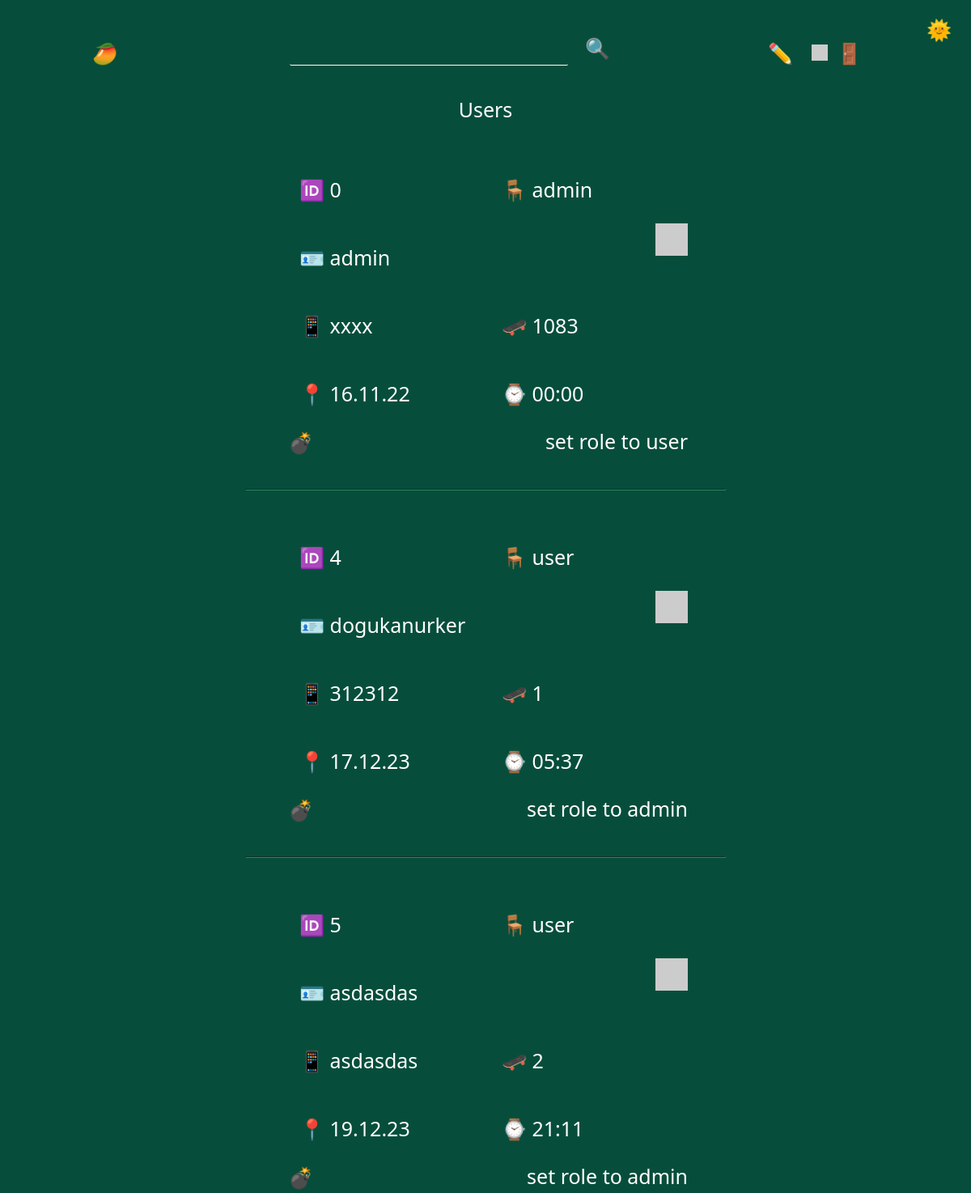
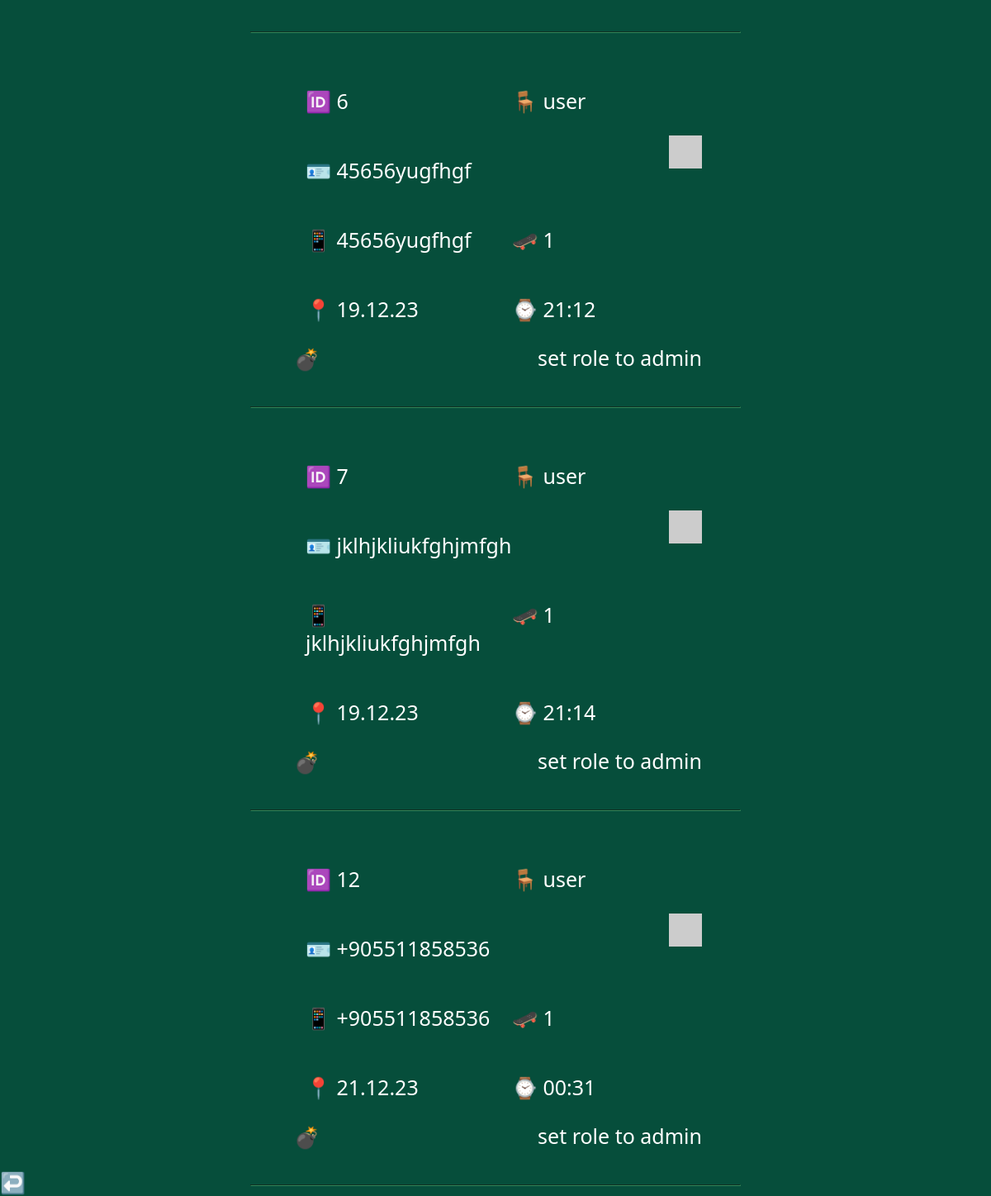
The page /adminpanel/users (signed in) on the database as committed earlier (2 pictures, top to bottom).
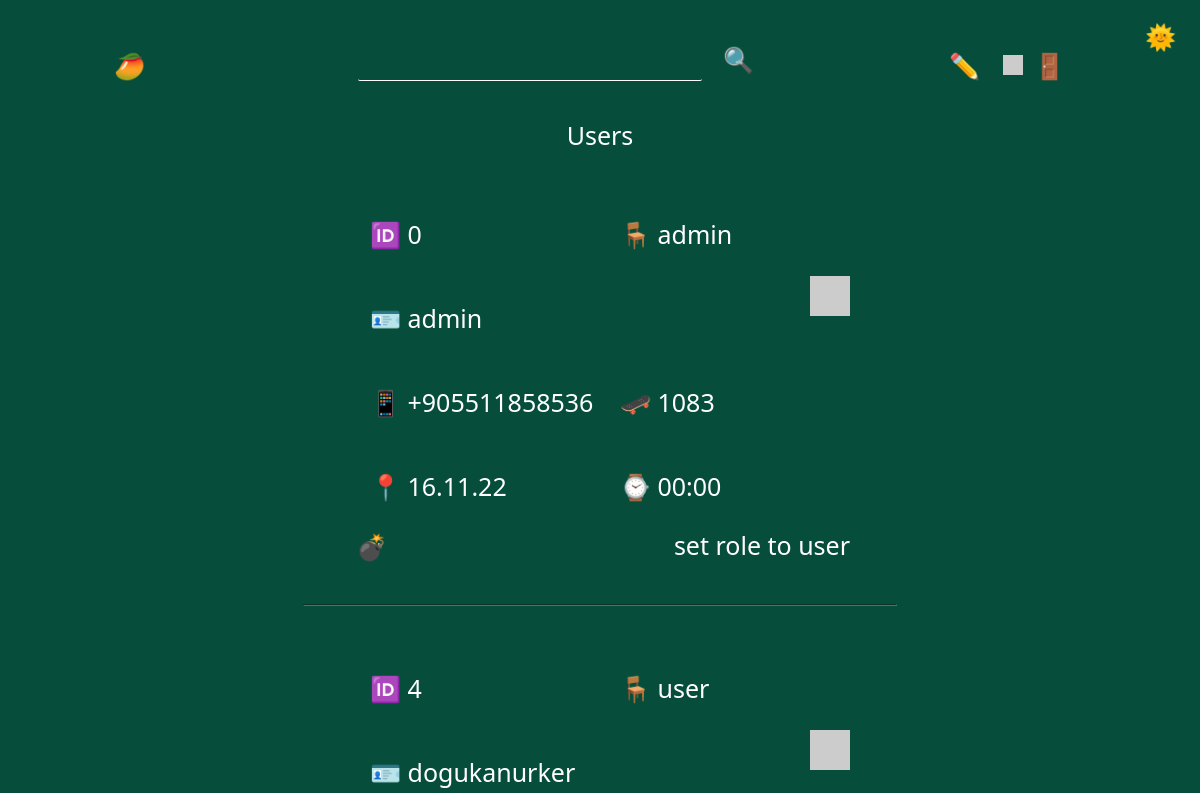
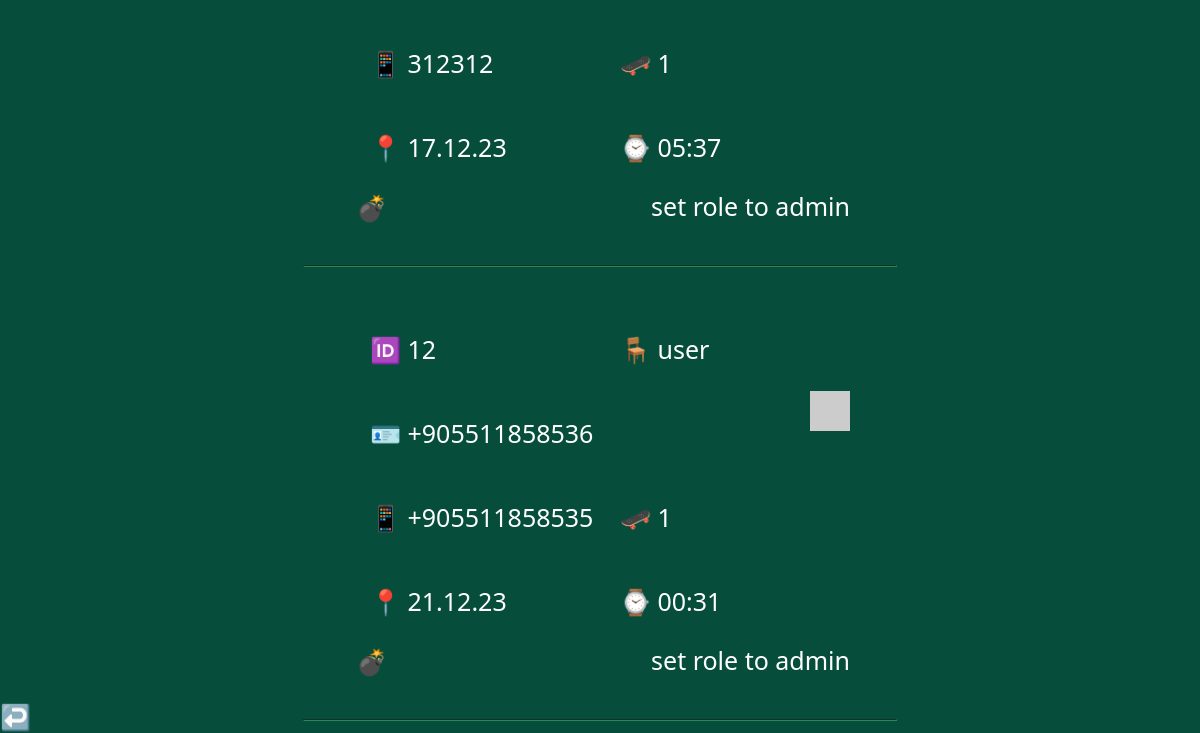
The same page on the database as committed later (2 pictures, top to bottom).
### tables this page shows
CREATE TABLE "Users" (
	"userID"	INTEGER NOT NULL UNIQUE,
	"userName"	TEXT UNIQUE,
	"number"	TEXT UNIQUE,
	"password"	TEXT,
	"profilePicture"	TEXT,
	"role"	TEXT,
	"points"	INTEGER,
	"creationDate"	TEXT,
	"creationTime"	TEXT,
	"isVerified"	TEXT DEFAULT 'False',
	PRIMARY KEY("userID" AUTOINCREMENT)
);

### routes/adminPanelUsers.py (the view)
@adminPanelUsersBlueprint.route("/admin/users", methods=["GET", "POST"])
@adminPanelUsersBlueprint.route("/adminpanel/users", methods=["GET", "POST"])
def adminPanelUsers():
    match "userName" in session:
        case True:
            connection = sqlite3.connect("db/users.db")
            cursor = connection.cursor()
            cursor.execute(
                f'select role from users where userName = "{session["userName"]}"'
            )
            role = cursor.fetchone()[0]
            if request.method == "POST":
                if "userDeleteButton" in request.form:
                    if request.form["userName"] != "admin":
                        deleteUser(request.form["userName"])
                    else:
                        flash("admin is bomb proof", "error")
            match role == "admin":
                case True:
                    connection = sqlite3.connect("db/users.db")
                    cursor = connection.cursor()
                    cursor.execute("select * from users")
                    users = cursor.fetchall()
                    return render_template(
                        "adminPanelUsers.html",
                        users=users,
                    )
                case False:
                    return redirect("/blog")
        case False:
            return redirect("/blog")

### app.py (called while the page is built)
@app.context_processor
def utility_processor():
    getProfilePicture
    return dict(getProfilePicture=getProfilePicture)

### helpers.py (called while the page is built, shortened)
def getProfilePicture(userName):
    if session["userName"] == "admin":
        return "https://api.dicebear.com/7.x/identicon/svg?seed=asdasdasd&radius=10"

### templates/adminPanelUsers.html (shortened to what this page needs)
{% extends 'layout.html'%} {%block head%}
<link
  rel="stylesheet"
  href="{{ url_for('static', filename='css/adminPanel.css') }}"
/>
{% endblock head %} {%block body%}
<div class="usersContainer">
  <h1 class="textCenter">Users</h1>
  {% for user in users %}
  <div class="userContainer">
    <section class="stats">
      <p>🆔 {{user[0]}}</p>
      <p>🪑 {{user[5]}}</p>
    </section>
    <section class="stats">
      <p>
        🪪
        <a href="/user/{{user[1].lower()}}" class="textPrimary">{{user[1]}}</a>
      </p>
      <img src="{{user[4]}}" alt="{{user[1]}}" class="picture" />
    </section>
    <section class="stats">
      <p>📱 {{user[2]}}</p>
      <p>🛹 {{user[6]}}</p>
    </section>
    <section class="stats">
      <p>📍 {{user[7]}}</p>
      <p>⌚ {{user[8]}}</p>
    </section>
    <section class="stats">
      <form method="post">
        <button
          type="submit"
          name="userDeleteButton"
          class="textPrimary deleteUserButton"
        >
          💣
        </button>
      </form>
      {% if user[5] == "admin" %}
      <a href="/setuserrole/{{user[1].lower()}}/user" class="textPrimary"
        >set role to user</a
      >
      {% else %}
      <a href="/setuserrole/{{user[1].lower()}}/admin" class="textPrimary"
        >set role to admin</a
      >
      {% endif %}
    </section>
  </div>
  <hr />
  {% endfor %}
</div>
<a href="/admin" class="btn btnLink textPrimary" id="btnAdminPanel">↩️</a>
{% endblock body %}

### templates/layout.html (shortened to what this page needs)
<!DOCTYPE html>
<html lang="en">
  <head>
    <link
      rel="stylesheet"
      href="{{ url_for('static', filename='css/general.css') }}"
    />
    {% block head %} {% endblock head %}
  </head>
  {% include 'changeTheme.html'%}
  <body>
    {% include 'navbar.html'%} {% include 'flash.html'%} {% block body %} {%
    endblock body %}
    <link
      href="https://cdn.jsdelivr.net/npm/summernote@0.8.18/dist/summernote-lite.min.css"
      rel="stylesheet"
    />
    <link
      rel="stylesheet"
      href="{{ url_for('static', filename='css/editor.css') }}"
    />
  </body>
</html>

### templates/changeTheme.html (shortened to what this page needs)
<link
  rel="stylesheet"
  href="{{ url_for('static', filename='css/changeTheme.css') }}"
/>
<section class="changeThemeContainer">
  <button class="changeTheme btn" onclick="toDark()">🌞</button>
</section>

### templates/navbar.html (shortened to what this page needs)
<link
  rel="stylesheet"
  href="{{ url_for('static', filename='css/navbar.css') }}"
/>
<div class="navbar">
  <a href="/" class="homepageurl"><p class="btn btnLink btnHome">🥭</p></a>
  <div class="searchBar">
    <input
      type="text"
      id="searchInput"
      class="input"
      autocomplete="off"
      placeholder=""
    /><button onclick="search()" class="btn">🔍</button>
  </div>
  {% if isHome %}
  <a href="/login/redirect=&"
    ><p class="btn btnLink btnHome" style="font-size: 3rem !important;">
      🥭
    </p></a
  >
  <style>
    .navbar {
      justify-content: space-around;
      margin-top: 1.25rem;
      width: 19.5%;
    }
    .btns,
    .homepageurl,
    .searchBar,
    .searchBarPage,
    .searchBarMobile {
      display: none;
    }
  </style>
  {% else %}
  <div class="btns">
    {% if session["userName"] %}
    <a href="/createpost">
      <button class="btn btnLink">✏️</button>
    </a>
    <a href="/user/{{session['userName'].lower()}}">
      <div class="btn btnPrimary user">
        <img
          class="profilePicture"
          src="{{ getProfilePicture(session['userName'].lower()) }}"
        />
      </div>
    </a>
    <a href="/logout" title="logout">🚪</a>
    {% elif hideLogin %} {% elif hideSignUp %}
    <a href="/login/redirect=&"><button class="btn btnLink">🚪</button></a>
    {%else%}
    <a href="/login/redirect=&"><button class="btn btnLink">🚪</button></a>
    {% endif %}
  </div>
  {% endif %}
</div>

### templates/flash.html (shortened to what this page needs)
<link
  rel="stylesheet"
  href="{{ url_for('static', filename='css/flash.css') }}"
/>

### static/css/general.css (style rules this page uses)
:root { --themePrimary: #fff; --themeSecondary: #064e3b; --themeHelper: #f3f4f6; --primaryColor: #fff; --primaryHelper: #f3f4f6; }
hr { border-color: #2f855a !important; }
* { font-family: ui-sans-serif, system-ui, -apple-system, BlinkMacSystemFont, "Segoe UI", Roboto, "Helvetica Neue", Arial, "Noto Sans", sans-serif, "Apple Color Emoji", "Segoe UI Emoji", "Segoe UI Symbol", "Noto Color Emoji"; color: var(--themePrimary); font-size: 1.25rem !important; font-weight: 400 !important; }
html { font-size: 125% !important; }
body { background-color: var(--themeSecondary); }
a { text-decoration: none; user-select: none; }
button { background-color: transparent; border: 0; }
.input { margin-bottom: 1rem; border: 0px; height: 2rem; width: 17rem; text-align: center; display: block; color: var(--themePrimary); background-color: transparent; font-size: 1rem; border-bottom: 1px solid var(--themePrimary); transition: 0.4s; border-radius: 0.1rem; text-decoration: none; }
.btn { height: fit-content; width: fit-content; border-radius: 0.25rem; border: 0px; transition: 0.25s; font-weight: 500; cursor: pointer; font-size: 0.9rem; text-align: center; margin: 0rem 0.25rem; }
.btnLink, .btnPrimary { background-color: transparent; }
.textPrimary { color: var(--primaryColor); transition: 0.25s; }
.textCenter { text-align: center; }
#btnAdminPanel { position: fixed; bottom: 0px; left: 0px; }

### static/css/adminPanel.css (style rules this page uses)
a { margin-left: 0rem !important; }
section p { width: 50rem !important; }
hr { width: 50%; }
.deleteUserButton { font-size: 1rem; }
.deleteUserButton, .toPanel { cursor: pointer; }
.userContainer { display: block; text-align: center; border-radius: 0.5rem; width: fit-content; padding: 1rem; margin: 1rem auto 1rem auto; }
.userContainer .picture { width: 2rem; height: 2rem; }
.stats { display: flex; width: 25rem; justify-content: space-between; }
.stats p, .stats a { text-align: left; margin-left: 1rem; }

### static/css/changeTheme.css (style rules this page uses)
.changeThemeContainer { position: relative; user-select: none; }
.changeTheme { font-size: 1.7rem; position: absolute; top: 10px; right: 10px; margin: 0; }

### static/css/navbar.css (style rules this page uses)
.navbar { align-items: center; display: flex; width: 100%; justify-content: space-around; padding-top: 1rem; user-select: none; }
.btns { margin-right: 12rem; order: 5; }
.btnHome { margin-left: 12rem; order: 1; font-size: 2rem; font-weight: 550; }
.profilePicture { height: 1rem; width: 1rem; display: inline-block; }
.user { text-align: center; display: inline-block; height: fit-content; }
#searchInput { display: inline-block; margin-right: 0.5rem; }
.searchBar { padding-top: 0.5rem; }
@media (min-width: 1068px) and (max-width: 1600px) { .btnHome, .btns { margin-right: 2rem; } }
@media (min-width: 1068px) and (max-width: 1600px) { .btnHome { margin-left: 1rem; } }

Rows that differ between the two databases and show on the page:
removed Users: userID "5", role "user", userName "asdasdas", number "asdasdas", points "2", creationDate "19.12.23", creationTime "21:11"
removed Users: userID "6", role "user", userName "45656yugfhgf", number "45656yugfhgf", points "1", creationDate "19.12.23", creationTime "21:12"
removed Users: userID "7", role "user", userName "jklhjkliukfghjmfgh", number "jklhjkliukfghjmfgh", points "1", creationDate "19.12.23", creationTime "21:14"
changed Users "admin": number "xxxx" → "+905511858536"
changed Users id 12: number "+905511858536" → "+905511858535"
